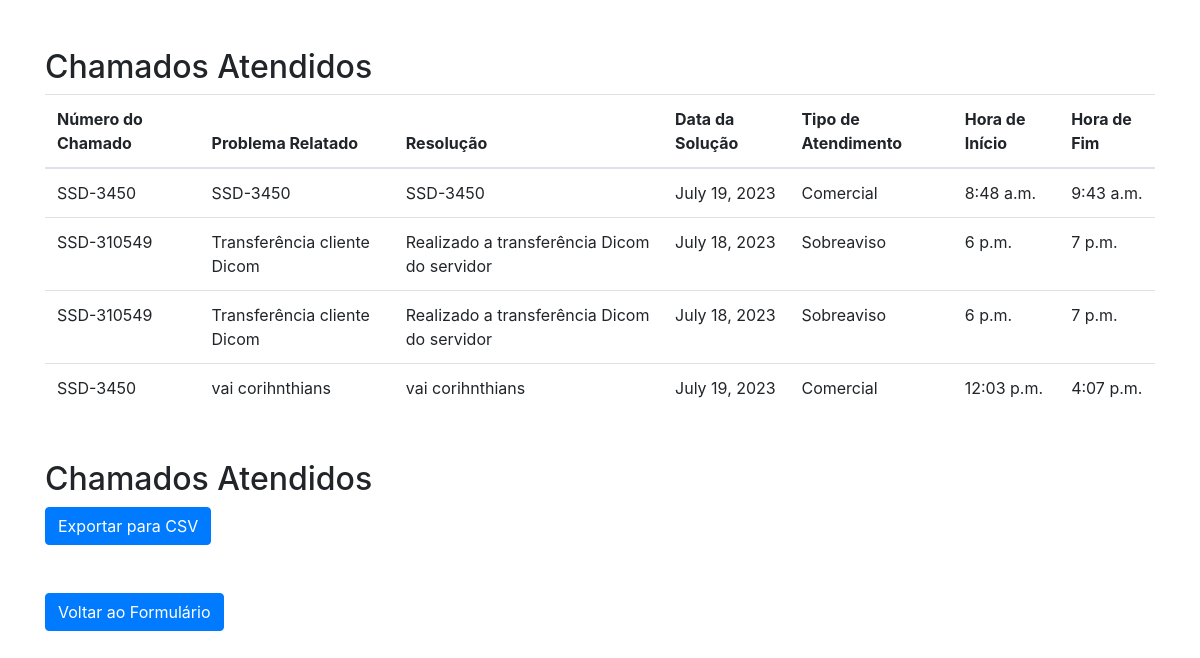
The page /chamados-atendidos/ on the database its author committed.
### app/models.py (models this page shows)
class ChamadoAtendido(models.Model):
    numero_chamado = models.CharField(max_length=50)
    problema_relatado = models.TextField()
    resolucao = models.TextField()
    data_solucao = models.DateField()
    tipo_atendimento = models.CharField(max_length=20, choices=(
        ('Comercial', 'Comercial'),
        ('Sobreaviso', 'Sobreaviso'),
    ))
    hora_inicio = models.TimeField()
    hora_fim = models.TimeField()
    def __str__(self):
        return f'Chamado {self.numero_chamado}'

### app/views.py (the view)
# urls.py: path('chamados-atendidos/', views.chamados_atendidos, name='chamados_atendidos'),
def chamados_atendidos(request):
    chamados = ChamadoAtendido.objects.all()
    print(chamados)
    return render(request, 'app/chamados_atendidos.html', {'chamados': chamados})

### app/templates/app/chamados_atendidos.html (shortened to what this page needs)
<!DOCTYPE html>
<html>
<head>
    <link rel="stylesheet" href="https://maxcdn.bootstrapcdn.com/bootstrap/4.5.2/css/bootstrap.min.css">
</head>
<body>
    <div class="container mt-5">
        <h2>Chamados Atendidos</h2>
        <table class="table">
            <thead>
                <tr>
                    <th>Número do Chamado</th>
                    <th>Problema Relatado</th>
                    <th>Resolução</th>
                    <th>Data da Solução</th>
                    <th>Tipo de Atendimento</th>
                    <th>Hora de Início</th>
                    <th>Hora de Fim</th>
                </tr>
            </thead>
            <tbody>
                {% for chamado in chamados %}
                <tr>
                    <td>{{ chamado.numero_chamado }}</td>
                    <td>{{ chamado.problema_relatado }}</td>
                    <td>{{ chamado.resolucao }}</td>
                    <td>{{ chamado.data_solucao }}</td>
                    <td>{{ chamado.tipo_atendimento }}</td>
                    <td>{{ chamado.hora_inicio }}</td>
                    <td>{{ chamado.hora_fim }}</td>
                </tr>
                {% endfor %}
            </tbody>
        </table>
    </div>
    <div class="container mt-5">
        <h2>Chamados Atendidos</h2>
        <a href="{% url 'exportar_chamados_csv' %}" class="btn btn-primary">Exportar para CSV</a>
    </div>
</body>
<div class="container mt-5">
    <a href="{% url 'minha_view' %}" class="btn btn-primary">Voltar ao Formulário</a>
</div>
</html>

### rows shown on the page
ChamadoAtendido: numero_chamado "SSD-3450", problema_relatado "SSD-3450", resolucao "SSD-3450", data_solucao "July 19, 2023", tipo_atendimento "Comercial", hora_inicio "8:48 a.m.", hora_fim "9:43 a.m."
ChamadoAtendido: numero_chamado "SSD-310549", problema_relatado "Transferência cliente Dicom", resolucao "Realizado a transferência Dicom do servidor", data_solucao "July 18, 2023", tipo_atendimento "Sobreaviso", hora_inicio "6 p.m.", hora_fim "7 p.m."
ChamadoAtendido: numero_chamado "SSD-310549", problema_relatado "Transferência cliente Dicom", resolucao "Realizado a transferência Dicom do servidor", data_solucao "July 18, 2023", tipo_atendimento "Sobreaviso", hora_inicio "6 p.m.", hora_fim "7 p.m."
ChamadoAtendido: numero_chamado "SSD-3450", problema_relatado "vai corihnthians", resolucao "vai corihnthians", data_solucao "July 19, 2023", tipo_atendimento "Comercial", hora_inicio "12:03 p.m.", hora_fim "4:07 p.m."
